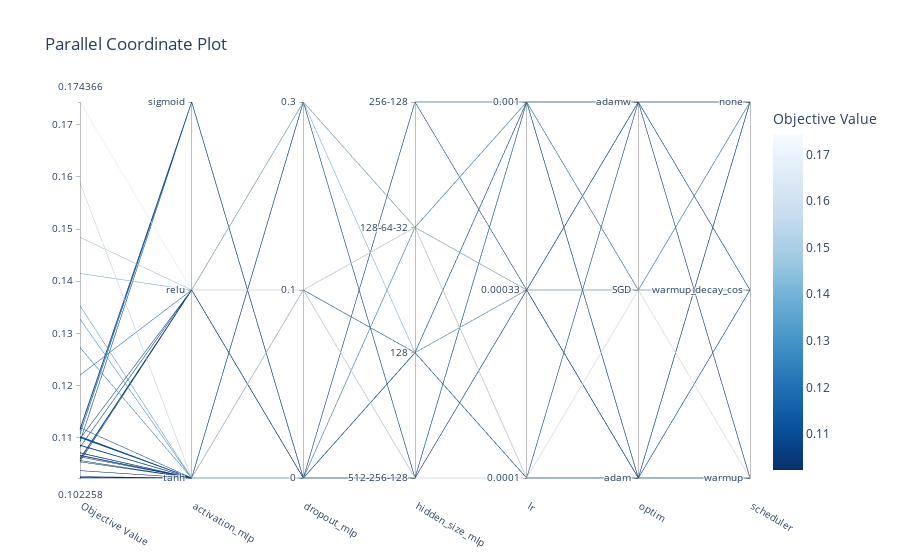

The cell this chart's notebook holds for it:
### Code cell
fig = plot_parallel_coordinate(study)
fig.show()

### Figure 1 — Plotly figure (JSON) as saved in the notebook; plotly's stock layout.template omitted (floating-point values rounded to 4 significant figures)
{"data": [{"dimensions": [{"label": "Objective Value", "range": [0.1023, 0.1744], "values": [0.1063, 0.1101, 0.11, 0.1114, 0.1086, 0.1037, 0.1056, 0.1101, 0.1066, 0.1353, 0.1054, 0.106, 0.1058, 0.1054, 0.1023, 0.1092, 0.1117, 0.1071, 0.1024, 0.1066, 0.1327, 0.1082, 0.1107, 0.1025, 0.1589, 0.1744, 0.122, 0.1071, 0.1273, 0.1102, 0.1085, 0.1415, 0.1484, 0.1119, 0.1098, 0.1066]}, {"label": "activation_mlp", "range": [0, 2], "ticktext": ["tanh", "relu", "sigmoid"], "tickvals": [0, 1, 2], "values": [0, 0, 0, 2, 0, 0, 0, 0, 0, 0, 1, 1, 1, 0, 0, 2, 2, 0, 0, 0, 0, 1, 2, 0, 0, 1, 1, 0, 0, 0, 0, 1, 1, 0, 1, 0]}, {"label": "dropout_mlp", "range": [0, 2], "ticktext": ["0", "0.1", "0.3"], "tickvals": [0, 1, 2], "values": [0, 0, 0, 0, 0, 0, 0, 0, 0, 0, 0, 0, 0, 0, 0, 0, 0, 0, 0, 0, 0, 0, 0, 0, 1, 1, 1, 1, 1, 1, 2, 2, 2, 2, 2, 2]}, {"label": "hidden_size_mlp", "range": [0, 3], "ticktext": ["512-256-128", "128", "128-64-32", "256-128"], "tickvals": [0, 1, 2, 3], "values": [2, 1, 2, 2, 1, 2, 0, 1, 3, 2, 1, 2, 2, 2, 2, 3, 2, 1, 2, 0, 2, 2, 2, 0, 0, 2, 0, 2, 2, 1, 0, 1, 2, 2, 0, 2]}, {"label": "lr", "range": [0, 2], "ticktext": ["0.0001", "0.00033", "0.001"], "tickvals": [0, 1, 2], "values": [0, 0, 0, 0, 0, 1, 1, 1, 1, 1, 1, 1, 1, 1, 2, 2, 2, 2, 2, 2, 2, 2, 2, 2, 0, 0, 2, 2, 2, 2, 1, 1, 1, 1, 2, 2]}, {"label": "optim", "range": [0, 2], "ticktext": ["adam", "SGD", "adamw"], "tickvals": [0, 1, 2], "values": [2, 2, 0, 0, 0, 2, 2, 2, 2, 1, 0, 0, 2, 0, 2, 0, 2, 2, 0, 0, 1, 0, 0, 2, 1, 1, 1, 2, 1, 0, 0, 1, 1, 2, 2, 0]}, {"label": "scheduler", "range": [0, 2], "ticktext": ["warmup", "warmup_decay_cos", "none"], "tickvals": [0, 1, 2], "values": [2, 1, 1, 1, 2, 2, 2, 1, 2, 2, 2, 2, 2, 0, 2, 2, 2, 2, 2, 2, 1, 2, 0, 0, 0, 0, 2, 0, 2, 2, 0, 1, 1, 2, 2, 2]}], "labelangle": 30, "labelside": "bottom", "line": {"color": [0.1063, 0.1101, 0.11, 0.1114, 0.1086, 0.1037, 0.1056, 0.1101, 0.1066, 0.1353, 0.1054, 0.106, 0.1058, 0.1054, 0.1023, 0.1092, 0.1117, 0.1071, 0.1024, 0.1066, 0.1327, 0.1082, 0.1107, 0.1025, 0.1589, 0.1744, 0.122, 0.1071, 0.1273, 0.1102, 0.1085, 0.1415, 0.1484, 0.1119, 0.1098, 0.1066], "colorbar": {"title": {"text": "Objective Value"}}, "colorscale": [[0, "rgb(247,251,255)"], [0.125, "rgb(222,235,247)"], [0.25, "rgb(198,219,239)"], [0.375, "rgb(158,202,225)"], [0.5, "rgb(107,174,214)"], [0.625, "rgb(66,146,198)"], [0.75, "rgb(33,113,181)"], [0.875, "rgb(8,81,156)"], [1, "rgb(8,48,107)"]], "reversescale": true, "showscale": true}, "type": "parcoords"}], "layout": {"title": {"text": "Parallel Coordinate Plot"}}}
